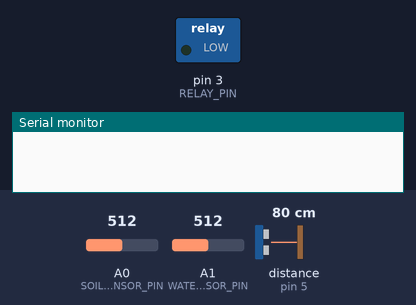
Recording of a sketch running on a simulated Arduino Uno, built with avr-gcc and run on an emulated ATmega328P. Shown: switched loads named in the sketch (green lamp = pin HIGH), the last lines printed to the serial monitor. The inputs (shaded band) are chosen by the test bench; at power-on: A0 (SOIL_SENSOR_PIN) = 512, A1 (WATER_SENSOR_PIN) = 512, distance to the obstacle (sensor on pin 5) 80 cm. The echo pulse lasts 58.3 µs per cm; pins used as bus, display or sensor lines are not drawn.

Above: at 0.1 s.
At 30.4 s:
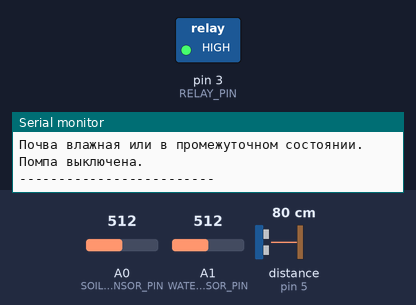
Timing chart, 0 to 31.9 s (numbered marks = the images above):
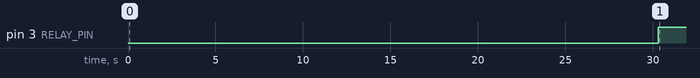

The sketch:

AVTOPOLIV.ino
```cpp
#include <NewPing.h>

// Пины подключения
#define RELAY_PIN 3            // Реле для управления помпой
#define SOIL_SENSOR_PIN A0     // Датчик влажности почвы
#define WATER_SENSOR_PIN A1    // Water Sensor
#define TRIG_PIN 4             // Trig HC-SR04
#define ECHO_PIN 5             // Echo HC-SR04

// Параметры резервуара
const int TANK_HEIGHT = 10;    // Высота банки в см
const int MIN_WATER_LEVEL = 3; // Минимальный допустимый уровень воды в см

// Калибровка датчика влажности почвы
const int DRY_SOIL = 1000;      // Значение для сухой почвы
const int WET_SOIL = 200;       // Значение для влажной почвы
const int MODERATE_SOIL = 600;  // Умеренная влажность (примерное значение)

// Пороговые значения для Water Sensor
const int WATER_SENSOR_THRESHOLD = 300; // Порог для наличия воды (0-1023)

// Тайминг
unsigned long lastUpdateTime = 0; // Время последнего обновления
const unsigned long UPDATE_INTERVAL = 30000; // Интервал обновления (1 минута)

NewPing sonar(TRIG_PIN, ECHO_PIN, TANK_HEIGHT * 2);

void setup() {
  Serial.begin(9600); // Инициализация серийного монитора

  pinMode(RELAY_PIN, OUTPUT); // Настройка пина реле как выход
  digitalWrite(RELAY_PIN, LOW); // Отключаем помпу (реле выключено)

  pinMode(SOIL_SENSOR_PIN, INPUT); // Датчик влажности почвы как вход
  pinMode(WATER_SENSOR_PIN, INPUT); // Water Sensor как вход

  pinMode(TRIG_PIN, OUTPUT); // Trig HC-SR04 как выход
  pinMode(ECHO_PIN, INPUT);  // Echo HC-SR04 как вход
}

void loop() {
  // Проверяем, прошло ли достаточно времени для обновления данных
  unsigned long currentTime = millis();
  if (currentTime - lastUpdateTime >= UPDATE_INTERVAL) {
    lastUpdateTime = currentTime;

    // Считывание данных с датчиков
    int soilMoisture = analogRead(SOIL_SENSOR_PIN);
    int waterSensorValue = analogRead(WATER_SENSOR_PIN);
    int waterLevel = 0; // Уровень воды, измеряется только если Water Sensor показывает наличие воды

    // Проверяем наличие воды в емкости с помощью Water Sensor
    if (waterSensorValue > WATER_SENSOR_THRESHOLD) {
      waterLevel = measureWaterLevel(); // Уровень воды с HC-SR04
      Serial.println("Вода обнаружена. Измеряем уровень воды...");
    } else {
      Serial.println("Вода не обнаружена!");
      waterLevel = 0; // Если воды нет, уровень воды = 0
    }

    // Калибровка и вывод значений влажности почвы
    Serial.print("Влажность почвы: ");
    Serial.println(soilMoisture);

    if (soilMoisture >= DRY_SOIL) {
      Serial.println("Почва сухая.");
    } else if (soilMoisture <= WET_SOIL) {
      Serial.println("Почва влажная.");
    } else {
      Serial.println("Почва в промежуточном состоянии.");
    }

    Serial.print("Значение Water Sensor: ");
    Serial.println(waterSensorValue);

    Serial.print("Уровень воды (см): ");
    Serial.println(waterLevel);

    // Логика работы
    if (soilMoisture >= DRY_SOIL) { // Если почва сухая
      if (waterLevel > MIN_WATER_LEVEL) { // Если уровень воды выше минимального
        Serial.println("Почва сухая. Запускаем помпу.");
        digitalWrite(RELAY_PIN, LOW); // Включаем помпу
      } else {
        Serial.println("Недостаточно воды в резервуаре! Помпа выключена.");
        digitalWrite(RELAY_PIN, LOW); // Отключаем помпу
      }
    } else {
      Serial.println("Почва влажная или в промежуточном состоянии. Помпа выключена.");
      digitalWrite(RELAY_PIN, HIGH); // Отключаем помпу
    }

    Serial.println("-------------------------");
  }
}

// Функция измерения уровня воды с помощью HC-SR04
int measureWaterLevel() {
  digitalWrite(TRIG_PIN, LOW);
  delayMicroseconds(2);
  digitalWrite(TRIG_PIN, HIGH);
  delayMicroseconds(10);
  digitalWrite(TRIG_PIN, LOW);

  long duration = pulseIn(ECHO_PIN, HIGH); // Время в микросекундах
  int distance = duration * 0.034 / 2;    // Расстояние в см

  int waterLevel = TANK_HEIGHT - distance; // Уровень воды
  if (waterLevel < 0) waterLevel = 0;     // Ограничиваем минимальное значение
  return waterLevel;
}
```

Measured:
- by itself, pin 3 (RELAY_PIN): LOW → HIGH at 30.3 s
